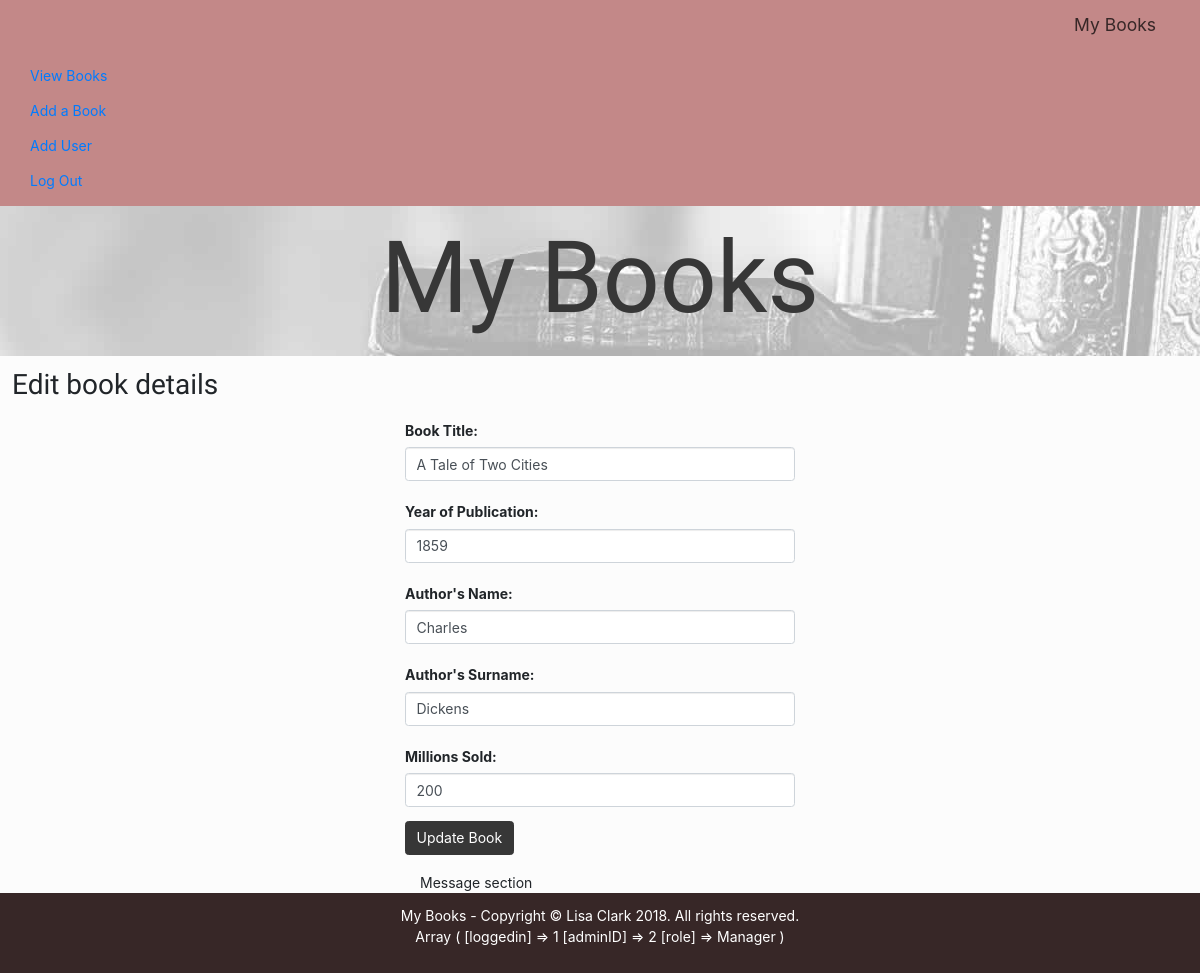
/View/php/page_editbook.php?BookID=2 (signed in), run on the app's committed database.
### tables this page shows
CREATE TABLE `book` (
  `BookID` int(10) UNSIGNED NOT NULL,
  `BookTitle` varchar(255) NOT NULL,
  `OriginalTitle` varchar(255) DEFAULT NULL,
  `YearofPublication` int(4) NOT NULL DEFAULT '0',
  `Genre` varchar(30) NOT NULL,
  `MillionsSold` int(10) UNSIGNED NOT NULL,
  `LanguageWritten` varchar(30) NOT NULL,
  `AuthorID` int(10) UNSIGNED NOT NULL,
  `imageID` int(10) UNSIGNED NOT NULL
);

CREATE TABLE `author` (
  `AuthorID` int(10) UNSIGNED NOT NULL,
  `Name` varchar(30) NOT NULL,
  `Surname` varchar(30) NOT NULL,
  `Nationality` varchar(30) NOT NULL,
  `BirthYear` int(4) UNSIGNED NOT NULL,
  `DeathYear` int(4) UNSIGNED DEFAULT NULL
);

### Model/dbfunctions.php (called while the page is built, shortened)
<?php
function select_one_book($BookID) {
    $select_sql = "SELECT * FROM book
INNER JOIN author ON author.AuthorID = book.AuthorID WHERE BookID='" . $_GET['BookID'] . "'";
    include 'connect.php';
    $stmt = $conn->prepare($select_sql);
    $stmt->execute();
    return $result = $stmt->fetch(PDO::FETCH_ASSOC);
}
?>

### View/php/page_editbook.php (the view, shortened to what this page needs)
<?php
include "header.php";
include '../../Model/connect.php';
include '../../Model/dbfunctions.php';
include "nav.php";
?>
<?php
$bookdetails = select_one_book($_GET['BookID']);
?>
<div class="page-flex-container">
    <h2>Edit book details</h2>
    <form class="form-edit" id="update_form">
        <fieldset>
            <div class="form-group row">
                <label for="booktitle" class="col-form-label">Book Title: </label>
                <input class="form-control" id="booktitle" name="BookTitle" type="text" value="<?php echo $bookdetails['BookTitle'];?>">
            </div>
            <div class="form-group row">
                <label for="yearofpub" class="col-form-label">Year of Publication: </label>
                <input class="form-control" id="yearofpub" name="YearofPublication" type="text" value="<?php echo $bookdetails['YearofPublication'];?>">
            </div>
            <div class="form-group row">
                <label for="authorname" class="col-form-label">Author's Name: </label>
                <input class="form-control" id="authorname" name="Name" type="text" value="<?php echo $bookdetails['Name'];?>">
            </div>
            <div class="form-group row">
                <label for="authorsurname" class="col-form-label">Author's Surname: </label>
                <input class="form-control" id="authorsurname" name="Surname" type="text" value="<?php echo $bookdetails['Surname'];?>">
            </div>
            <div class="form-group row">
                <label for="sold" class="col-form-label">Millions Sold: </label>
                <input class="form-control" id="sold" name="MillionsSold" type="text" value="<?php echo $bookdetails['MillionsSold'];?>">
            </div>
            <div class="form-group row">
                <button class="btn btn-primary" type="button" id="update" onclick="updateBook(<?php echo $_GET['BookID']; ?>)">Update Book</button>
            </div>
            <div id="errorsection">
                Message section
            </div>
        </fieldset>
    </form>
</div>
<?php
    include "footer.php";
?>

### View/css/style.css (style rules this page uses)
html, body, header, nav, footer, section, form, fieldset, label, input, textarea, p, div, h1, h2, h3, h4, h5, h6 { border: 0; margin: 0; padding: 0; }
html { font-size: 14px; font-family: sans-serif; }
h2 { padding: 1%; font-family: 'Gloria Hallelujah', cursive; }
.btn-primary { background-color: #373737; border-color: #373737; margin-bottom: 1%; }
.page-flex-container { background-color: #FCFCFC; order: 3; width: 100%; }
.form-edit, .form-add { width: 30%; min-height: 100%; margin: 0 auto; }
#update { float: right; }

### data on the page
book: BookTitle "A Tale of Two Cities", YearofPublication "1859", Name "Charles", Surname "Dickens", MillionsSold "200"
